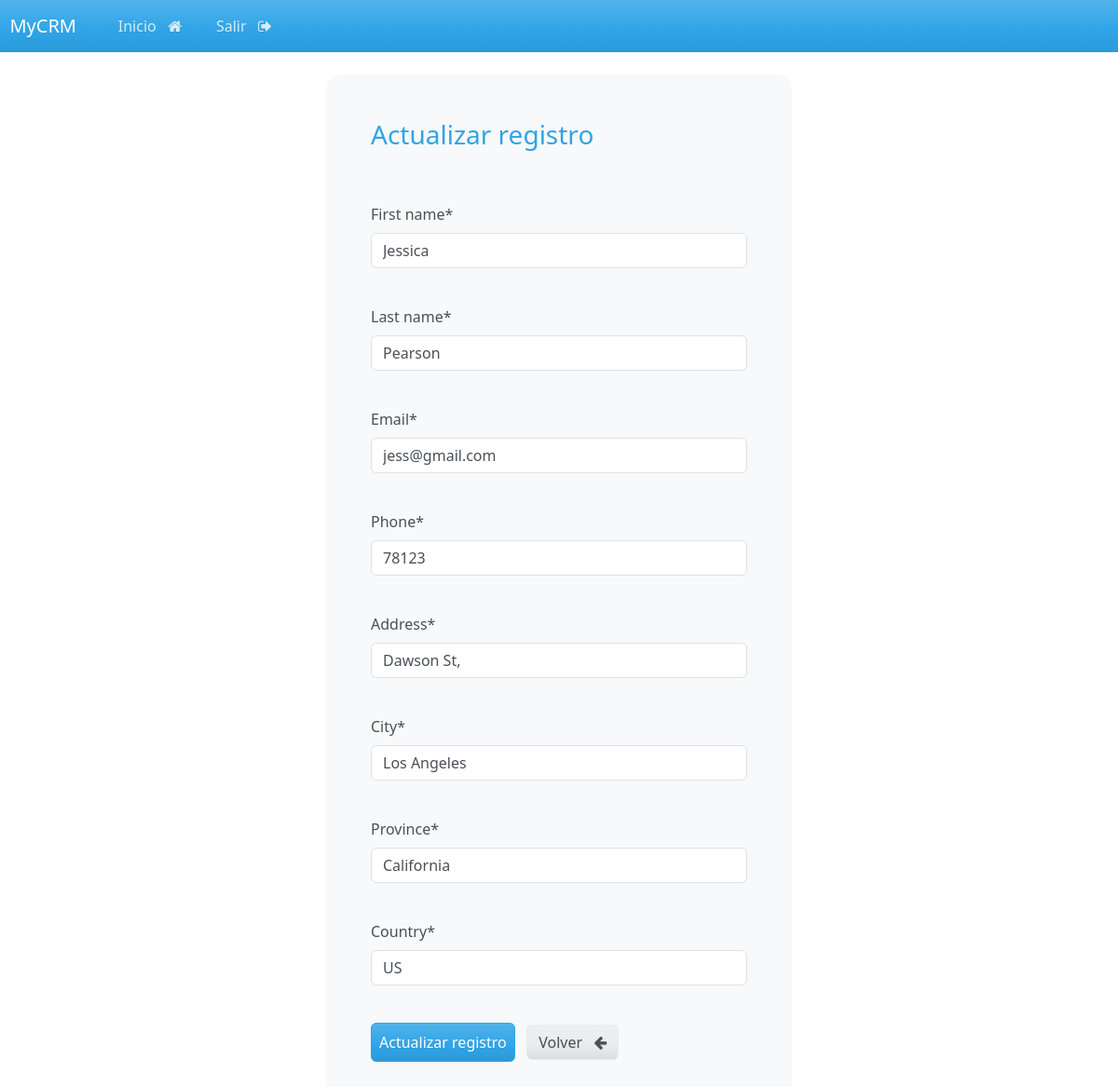
/update_record/8 (signed in), run on the app's committed database.
### crm/models.py (models this page shows, shortened)
class Record(models.Model):
    creation_date=models.DateTimeField(auto_now_add=True)
    first_name=models.CharField(max_length=100)
    last_name=models.CharField(max_length=100)
    email=models.CharField(max_length=255)
    phone=models.CharField(max_length=20)
    address=models.CharField(max_length=300)
    city=models.CharField(max_length=200)
    province=models.CharField(max_length=200)
    country=models.CharField(max_length=125)

### crm/views.py (the view)
# urls.py: path('update_record/<int:pk>', views.update_record,name='update_record'),
@login_required(login_url='login')
def update_record(request,pk):
    record=Record.objects.get(id=pk)
    form=UpdateRecordForm(instance=record)
    if request.method=='POST':
        form=UpdateRecordForm(request.POST,instance=record)
        if form.is_valid():
            form.save()
            messages.success(request,'Registro actualizado con éxito.')
            return redirect('dashboard')
    context={
        'form':form
    }
    return render(request,'crm/update_record.html',context)

### crm/forms.py
class UpdateRecordForm(forms.ModelForm):
    class Meta:
        model=Record
        fields=['first_name','last_name','email','phone','address','city','province','country']

### crm/templates/crm/update_record.html (shortened to what this page needs)
{% extends "crm/base.html" %}
{% load crispy_forms_tags %}
{% block content %}
<body>
    <div class="container bg-light shadow-md p-5 form-layout">
    <h3> Actualizar registro </h3>
    <br>
    <br>
    <form method="POST" autocomplete="off">
        {{form.first_name|as_crispy_field}}
        <br>
        {{form.last_name|as_crispy_field}}
        <br>
        {{form.email|as_crispy_field}}
        <br>
        {{form.phone|as_crispy_field}}
        <br>
        {{form.address|as_crispy_field}}
        <br>
        {{form.city|as_crispy_field}}
        <br>
        {{form.province|as_crispy_field}}
        <br>
        {{form.country|as_crispy_field}}
        <br>
        <button type="submit" class="btn btn-primary btn-block p-2">Actualizar registro</button>
        <a href="{% url 'dashboard' %}" class="btn btn-secondary">Volver &nbsp; <i class="fa fa-arrow-left" aria-hidden="true"></i></a>
    </form>
</div>
</body>
{% endblock content %}

### static/css/styles.css (style rules this page uses)
.form-layout { border-radius: 15px; width: 500px; }

### data on the page
Record: first_name "Jessica", last_name "Pearson", email "jess@gmail.com", phone "78123", address "Dawson St,", city "Los Angeles", province "California", country "US"
